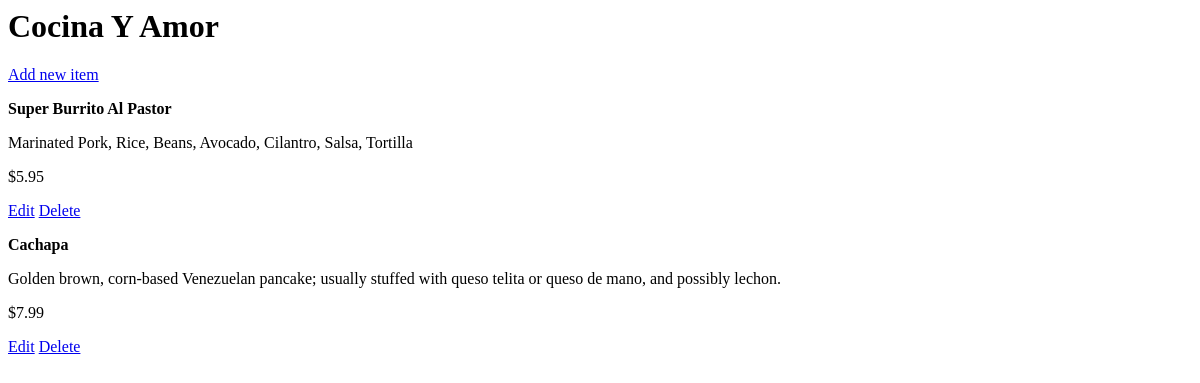
/restaurants/10/, run on an earlier commit of the app's database.
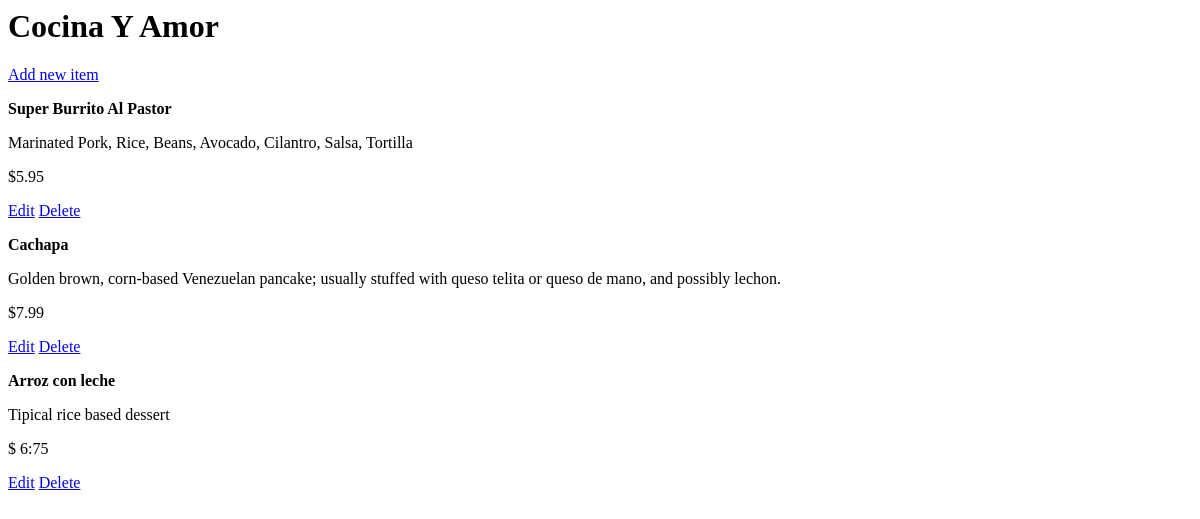
And on a later commit of the database.
### database_setup.py (models this page shows)
class MenuItem(Base):
    __tablename__ = 'menu_item'
    name = Column(String(80), nullable = False)
    id = Column(Integer, primary_key = True)
    course = Column(String(250))
    description = Column(String(250))
    price = Column(String(8))
    restaurant_id = Column(Integer, ForeignKey('restaurant.id'))
    restaurant = relationship(Restaurant)

### Project_restaurant.py (the view)
@app.route('/restaurants/<int:restaurant_id>/')
def restaurantMenu(restaurant_id):
    restaurant = session.query(Restaurant).filter_by(id=restaurant_id).one()
    items = session.query(MenuItem).filter_by(restaurant_id=restaurant.id)
    return render_template('menu.html', restaurant=restaurant, items=items)

### templates/menu.html
<html>
<body>
<h1>{{restaurant.name}}</h1>
<a href={{url_for('AddMenuItem')}}> Add new item </a>
{% for i in items %}
<div>
<p><strong>{{i.name}}</strong></p>
<p>{{i.description}}</p>
<p> {{i.price}} </p>
<a href={{url_for('editMenuItem',restaurant_id=restaurant.id,
                    menuitem_id=i.id)}}>Edit</a>
<a href={{url_for('deleteMenuItem',restaurant_id=restaurant.id,
                    menuitem_id=i.id)}}>Delete</a>
</div>
{% endfor %}
</body>
</html>

What changed in the data, as far as the page shows it:
added MenuItem: name "Arroz con leche", description "Tipical rice based dessert", price "$ 6:75"
